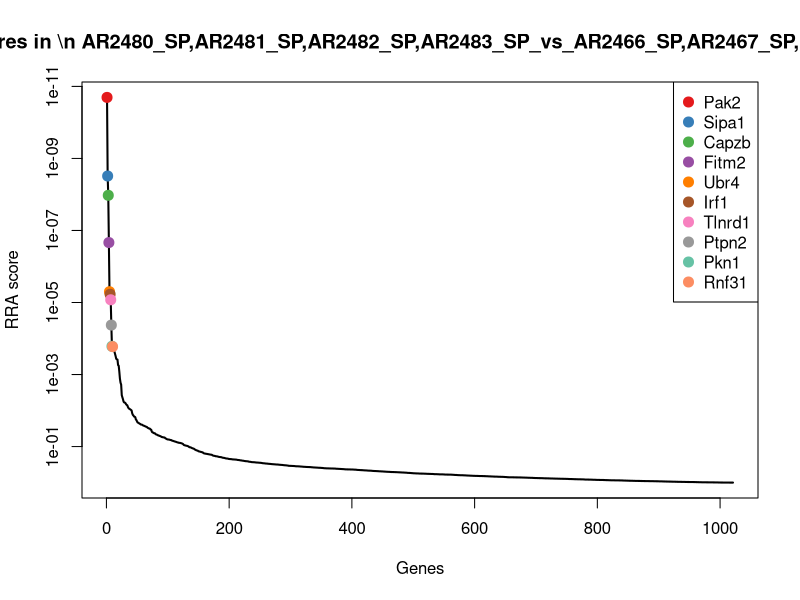
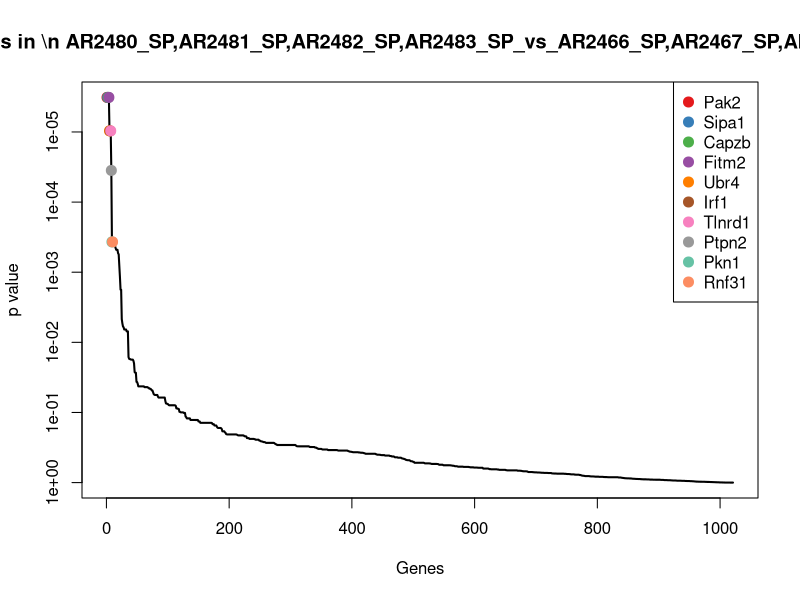
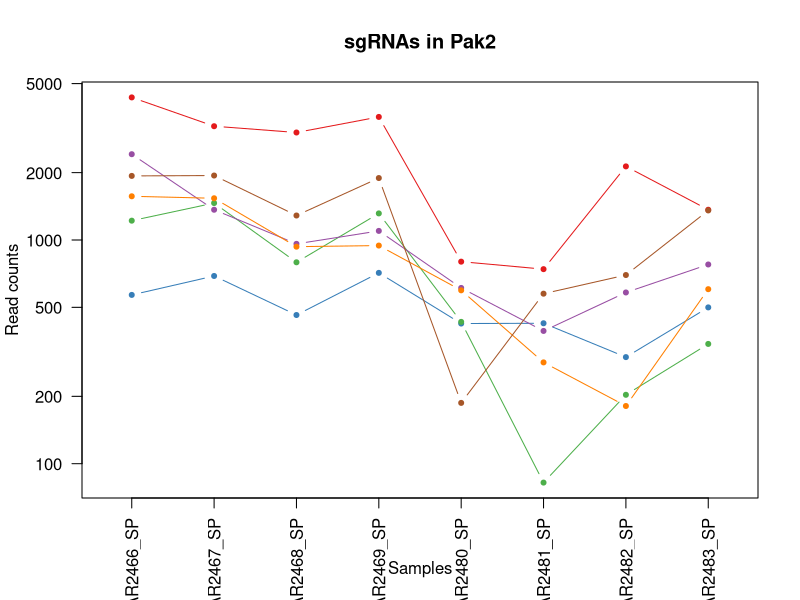
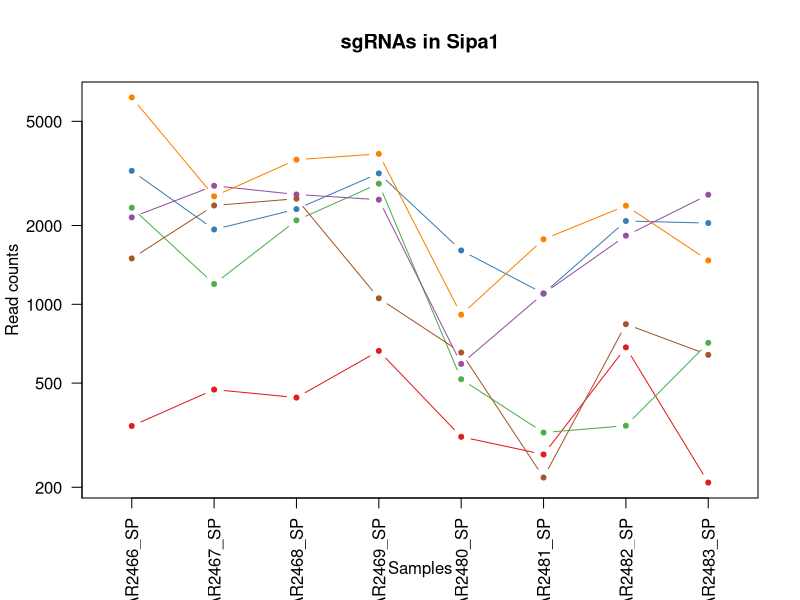
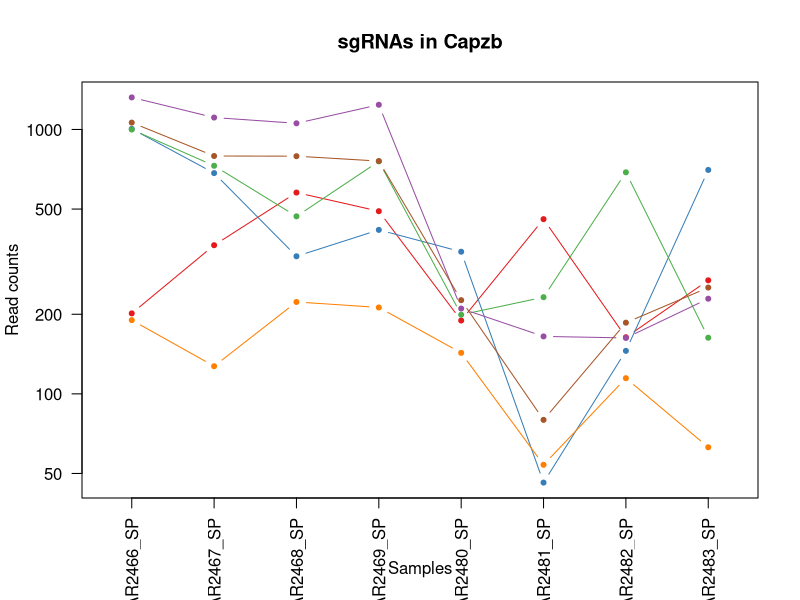
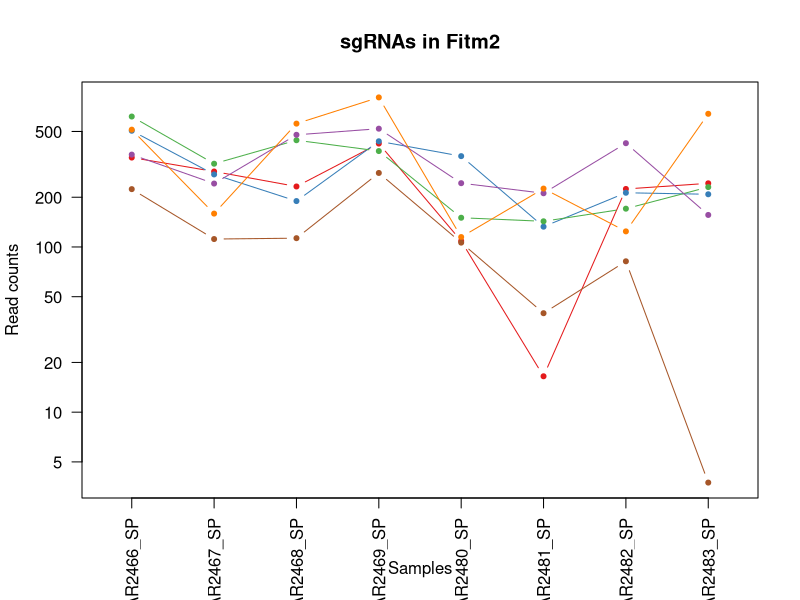
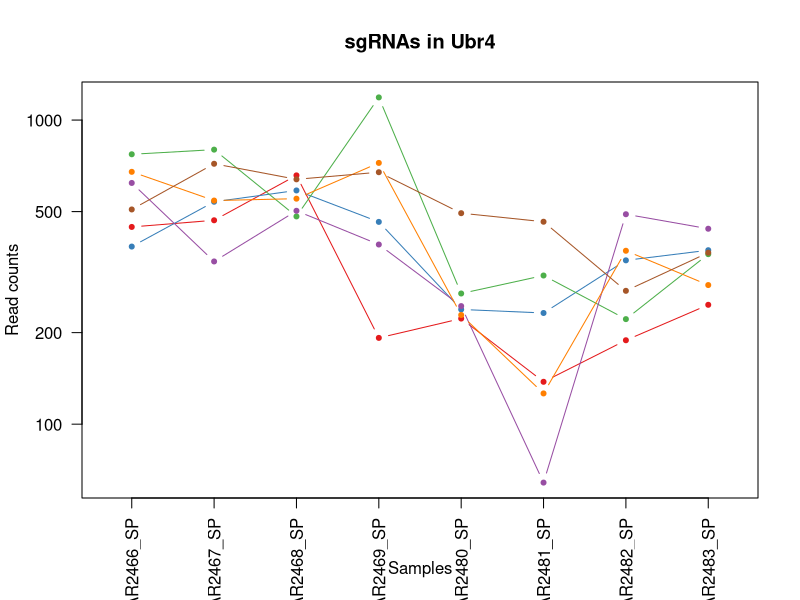
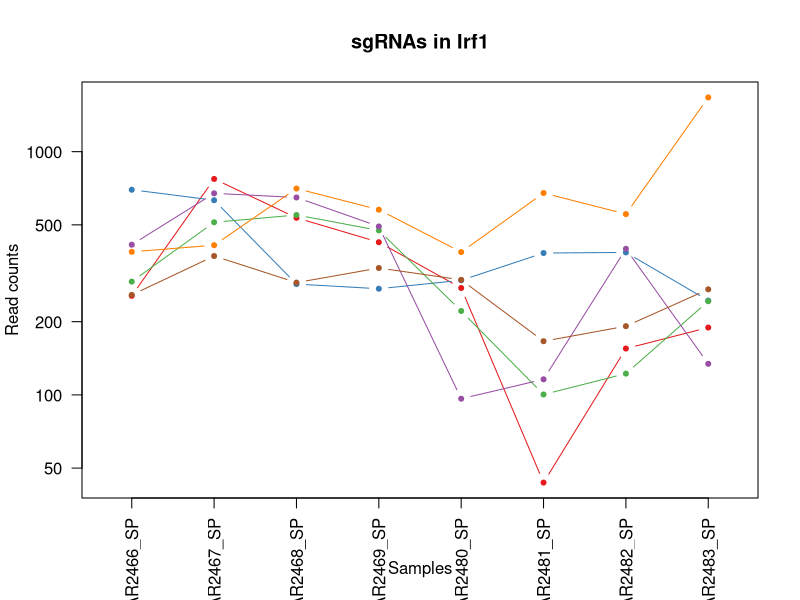

Write the R code that produced these figures, in order. (Note: this script raises an error after producing the figures.)
pdf(file='SP_cd19.15m_v_egfr.15m.pdf',width=4.5,height=4.5);
gstable=read.table('SP_cd19.15m_v_egfr.15m.gene_summary.txt',header=T)
# 
#
# parameters
# Do not modify the variables beginning with "__"

# gstablename='__GENE_SUMMARY_FILE__'
startindex=3
# outputfile='__OUTPUT_FILE__'
targetgenelist=c("Pak2","Sipa1","Capzb","Fitm2","Ubr4","Irf1","Tlnrd1","Ptpn2","Pkn1","Rnf31")
# samplelabel=sub('.\\w+.\\w+$','',colnames(gstable)[startindex]);
samplelabel='AR2480_SP,AR2481_SP,AR2482_SP,AR2483_SP_vs_AR2466_SP,AR2467_SP,AR2468_SP,AR2469_SP neg.'


# You need to write some codes in front of this code:
# gstable=read.table(gstablename,header=T)
# pdf(file=outputfile,width=6,height=6)


# set up color using RColorBrewer
#library(RColorBrewer)
#colors <- brewer.pal(length(targetgenelist), "Set1")

colors=c( "#E41A1C", "#377EB8", "#4DAF4A", "#984EA3", "#FF7F00",  "#A65628", "#F781BF",
          "#999999", "#66C2A5", "#FC8D62", "#8DA0CB", "#E78AC3", "#A6D854", "#FFD92F", "#E5C494", "#B3B3B3", 
          "#8DD3C7", "#FFFFB3", "#BEBADA", "#FB8072", "#80B1D3", "#FDB462", "#B3DE69", "#FCCDE5",
          "#D9D9D9", "#BC80BD", "#CCEBC5", "#FFED6F")

######
# function definition

plotrankedvalues<-function(val, tglist, ...){
  
  plot(val,log='y',ylim=c(max(val),min(val)),type='l',lwd=2, ...)
  if(length(tglist)>0){
    for(i in 1:length(tglist)){
      targetgene=tglist[i];
      tx=which(names(val)==targetgene);ty=val[targetgene];
      points(tx,ty,col=colors[(i %% length(colors)) ],cex=2,pch=20)
      # text(tx+50,ty,targetgene,col=colors[i])
    }
    legend('topright',tglist,pch=20,pt.cex = 2,cex=1,col=colors)
  }
}



plotrandvalues<-function(val,targetgenelist, ...){
  # choose the one with the best distance distribution
  
  mindiffvalue=0;
  randval=val;
  for(i in 1:20){
    randval0=sample(val)
    vindex=sort(which(names(randval0) %in% targetgenelist))
    if(max(vindex)>0.9*length(val)){
      # print('pass...')
      next;
    }
    mindiffind=min(diff(vindex));
    if (mindiffind > mindiffvalue){
      mindiffvalue=mindiffind;
      randval=randval0;
      # print(paste('Diff: ',mindiffvalue))
    }
  }
  plot(randval,log='y',ylim=c(max(randval),min(randval)),pch=20,col='grey', ...)
  
  if(length(targetgenelist)>0){
    for(i in 1:length(targetgenelist)){
      targetgene=targetgenelist[i];
      tx=which(names(randval)==targetgene);ty=randval[targetgene];
      points(tx,ty,col=colors[(i %% length(colors)) ],cex=2,pch=20)
      text(tx+50,ty,targetgene,col=colors[i])
    }
  }
  
}




# set.seed(1235)



pvec=gstable[,startindex]
names(pvec)=gstable[,'id']
pvec=sort(pvec);

plotrankedvalues(pvec,targetgenelist,xlab='Genes',ylab='RRA score',main=paste('Distribution of RRA scores in \\n',samplelabel))

# plotrandvalues(pvec,targetgenelist,xlab='Genes',ylab='RRA score',main=paste('Distribution of RRA scores in \\n',samplelabel))


pvec=gstable[,startindex+1]
names(pvec)=gstable[,'id']
pvec=sort(pvec);

plotrankedvalues(pvec,targetgenelist,xlab='Genes',ylab='p value',main=paste('Distribution of p values in \\n',samplelabel))

# plotrandvalues(pvec,targetgenelist,xlab='Genes',ylab='p value',main=paste('Distribution of p values in \\n',samplelabel))



# you need to write after this code:
# dev.off()






# parameters
# Do not modify the variables beginning with "__"
targetmat=list(c(4337.360602668077,3223.9226925064545,3022.1243304915715,3547.666363648291,798.9548159294593,739.5959693734669,2131.875856330795,1363.9869395599858),c(567.1460178541887,689.3768076272382,460.9746978776477,711.9002043553922,422.1124218922871,423.3638358717228,298.5011361619451,498.6175821352214),c(1218.8259950091374,1461.5444090361068,793.8113241424528,1313.6470522823925,429.4535074904138,81.31683432901993,202.2104470774467,342.0269365059783),c(2416.9027454626334,1363.9988203230969,959.8266873641231,1096.9817726959689,609.3101046445188,391.0952508205244,581.5957620703705,776.085217373003),c(1566.9522092204484,1535.318383693005,932.4260934343329,943.1312170232562,594.6279334482654,282.6728050484978,180.06358858801207,601.6377437334077),c(1932.753705831009,1940.2555334764245,1285.4102152357484,1890.8142256344624,185.97416848587721,574.3808139113312,696.1816820809237,1354.3717244774884))
targetgene="Pak2"
collabel=c("AR2466_SP","AR2467_SP","AR2468_SP","AR2469_SP","AR2480_SP","AR2481_SP","AR2482_SP","AR2483_SP")

# set up color using RColorBrewer
#library(RColorBrewer)
#colors <- brewer.pal(length(targetgenelist), "Set1")

colors=c( "#E41A1C", "#377EB8", "#4DAF4A", "#984EA3", "#FF7F00",  "#A65628", "#F781BF",
          "#999999", "#66C2A5", "#FC8D62", "#8DA0CB", "#E78AC3", "#A6D854", "#FFD92F", "#E5C494", "#B3B3B3", 
          "#8DD3C7", "#FFFFB3", "#BEBADA", "#FB8072", "#80B1D3", "#FDB462", "#B3DE69", "#FCCDE5",
          "#D9D9D9", "#BC80BD", "#CCEBC5", "#FFED6F")


## code

targetmatvec=unlist(targetmat)+1
yrange=range(targetmatvec[targetmatvec>0]);
# yrange[1]=1; # set the minimum value to 1
for(i in 1:length(targetmat)){
  vali=targetmat[[i]]+1;
  if(i==1){
    plot(1:length(vali),vali,type='b',las=1,pch=20,main=paste('sgRNAs in',targetgene),ylab='Read counts',xlab='Samples',xlim=c(0.7,length(vali)+0.3),ylim = yrange,col=colors[(i %% length(colors))],xaxt='n',log='y')
    axis(1,at=1:length(vali),labels=(collabel),las=2)
    # lines(0:100,rep(1,101),col='black');
  }else{
    lines(1:length(vali),vali,type='b',pch=20,col=colors[(i %% length(colors))])
  }
}




# parameters
# Do not modify the variables beginning with "__"
targetmat=list(c(341.97828989852843,471.33372697462784,439.2154026981084,662.7408552055314,310.7726236540317,265.8931408218747,683.6638924999388,207.41392535101497),c(3233.808188523613,1930.4190035221714,2308.9029884955607,3163.4951536253043,1605.2507174570455,1098.422635142793,2079.878884225166,2042.5464039533726),c(2338.5167104746565,1194.3186786122308,2092.9218363430964,2888.5669417131194,516.3230204015802,322.68585051198386,342.7948531408144,711.5259161048064),c(2147.9310567783978,2835.379759313457,2626.427518152542,2508.947523278083,590.9573906492019,1098.422635142793,1827.5972788237802,2620.832911057858),c(6170.9790289554685,2584.5482454800026,3568.524409444448,3755.228060058814,911.5181284340692,1770.8999476097674,2379.3429272779563,1469.754305467457),c(1496.2510796234492,2384.5388030768563,2531.33133921974,1053.2845734516482,653.3566182332792,216.84489154405316,838.6919019259813,640.0986040633971))
targetgene="Sipa1"
collabel=c("AR2466_SP","AR2467_SP","AR2468_SP","AR2469_SP","AR2480_SP","AR2481_SP","AR2482_SP","AR2483_SP")

# set up color using RColorBrewer
#library(RColorBrewer)
#colors <- brewer.pal(length(targetgenelist), "Set1")

colors=c( "#E41A1C", "#377EB8", "#4DAF4A", "#984EA3", "#FF7F00",  "#A65628", "#F781BF",
          "#999999", "#66C2A5", "#FC8D62", "#8DA0CB", "#E78AC3", "#A6D854", "#FFD92F", "#E5C494", "#B3B3B3", 
          "#8DD3C7", "#FFFFB3", "#BEBADA", "#FB8072", "#80B1D3", "#FDB462", "#B3DE69", "#FCCDE5",
          "#D9D9D9", "#BC80BD", "#CCEBC5", "#FFED6F")


## code

targetmatvec=unlist(targetmat)+1
yrange=range(targetmatvec[targetmatvec>0]);
# yrange[1]=1; # set the minimum value to 1
for(i in 1:length(targetmat)){
  vali=targetmat[[i]]+1;
  if(i==1){
    plot(1:length(vali),vali,type='b',las=1,pch=20,main=paste('sgRNAs in',targetgene),ylab='Read counts',xlab='Samples',xlim=c(0.7,length(vali)+0.3),ylim = yrange,col=colors[(i %% length(colors))],xaxt='n',log='y')
    axis(1,at=1:length(vali),labels=(collabel),las=2)
    # lines(0:100,rep(1,101),col='black');
  }else{
    lines(1:length(vali),vali,type='b',pch=20,col=colors[(i %% length(colors))])
  }
}




# parameters
# Do not modify the variables beginning with "__"
targetmat=list(c(200.57603070453015,363.9516083073648,576.2183723470596,489.7727748634284,188.42119701858613,456.9231643249691,162.73126455280234,267.8524201552842),c(1004.4171346008465,682.8191209910696,330.41892680041184,416.0337511386371,343.80750884560194,45.176019071677736,144.43603362674764,701.9107010223089),c(998.269210288064,727.9032166147296,468.22779627082747,756.507761917303,198.20931114942178,231.04306896658042,687.5155200633187,162.08505424781302),c(1321.035236709147,1108.2490415125162,1054.1169664754602,1238.9976702400113,209.22093954661187,163.9244120600878,161.76835766195737,228.0179576706522),c(189.0486726180629,126.23546774624815,221.62245090271526,211.20312968088362,141.9276548971168,52.92047948396535,113.62301311970815,61.812096958911745),c(1060.516943954987,792.6603721468958,791.3936246780595,758.328478552483,225.1266250092198,78.73534752492405,184.87812304223698,251.36919429957445))
targetgene="Capzb"
collabel=c("AR2466_SP","AR2467_SP","AR2468_SP","AR2469_SP","AR2480_SP","AR2481_SP","AR2482_SP","AR2483_SP")

# set up color using RColorBrewer
#library(RColorBrewer)
#colors <- brewer.pal(length(targetgenelist), "Set1")

colors=c( "#E41A1C", "#377EB8", "#4DAF4A", "#984EA3", "#FF7F00",  "#A65628", "#F781BF",
          "#999999", "#66C2A5", "#FC8D62", "#8DA0CB", "#E78AC3", "#A6D854", "#FFD92F", "#E5C494", "#B3B3B3", 
          "#8DD3C7", "#FFFFB3", "#BEBADA", "#FB8072", "#80B1D3", "#FDB462", "#B3DE69", "#FCCDE5",
          "#D9D9D9", "#BC80BD", "#CCEBC5", "#FFED6F")


## code

targetmatvec=unlist(targetmat)+1
yrange=range(targetmatvec[targetmatvec>0]);
# yrange[1]=1; # set the minimum value to 1
for(i in 1:length(targetmat)){
  vali=targetmat[[i]]+1;
  if(i==1){
    plot(1:length(vali),vali,type='b',las=1,pch=20,main=paste('sgRNAs in',targetgene),ylab='Read counts',xlab='Samples',xlim=c(0.7,length(vali)+0.3),ylim = yrange,col=colors[(i %% length(colors))],xaxt='n',log='y')
    axis(1,at=1:length(vali),labels=(collabel),las=2)
    # lines(0:100,rep(1,101),col='black');
  }else{
    lines(1:length(vali),vali,type='b',pch=20,col=colors[(i %% length(colors))])
  }
}




# parameters
# Do not modify the variables beginning with "__"
targetmat=list(c(346.58923313311533,285.25936867333996,231.29324876028826,421.49590104417723,107.66925543919207,15.488920824575224,223.39439867603636,241.75397921707705),c(504.1297936481678,273.78341706004466,188.58055822267406,435.1512758080275,353.5956229764376,131.65582700888942,211.83951598589653,207.41392535101497),c(614.7924312782534,318.04780185418366,441.63310216250164,379.6194184350365,149.26874049524355,141.9817742252729,169.47161278871724,229.3915598252947),c(361.1905533759739,240.99498387920102,476.28679448547166,518.9042410263089,242.25582473818216,210.39117453381346,423.67903197179305,155.21704347460062),c(511.8146990391459,158.20419009757072,556.8767766319136,802.9360361143938,113.78682677096435,224.58935195634075,123.25208202815799,638.7250019087547),c(222.86225633836685,110.6609619853474,112.02007518355425,279.4800035001348,105.22222690648316,38.72230206143806,80.88417883097868,2.7472043092849665))
targetgene="Fitm2"
collabel=c("AR2466_SP","AR2467_SP","AR2468_SP","AR2469_SP","AR2480_SP","AR2481_SP","AR2482_SP","AR2483_SP")

# set up color using RColorBrewer
#library(RColorBrewer)
#colors <- brewer.pal(length(targetgenelist), "Set1")

colors=c( "#E41A1C", "#377EB8", "#4DAF4A", "#984EA3", "#FF7F00",  "#A65628", "#F781BF",
          "#999999", "#66C2A5", "#FC8D62", "#8DA0CB", "#E78AC3", "#A6D854", "#FFD92F", "#E5C494", "#B3B3B3", 
          "#8DD3C7", "#FFFFB3", "#BEBADA", "#FB8072", "#80B1D3", "#FDB462", "#B3DE69", "#FCCDE5",
          "#D9D9D9", "#BC80BD", "#CCEBC5", "#FFED6F")


## code

targetmatvec=unlist(targetmat)+1
yrange=range(targetmatvec[targetmatvec>0]);
# yrange[1]=1; # set the minimum value to 1
for(i in 1:length(targetmat)){
  vali=targetmat[[i]]+1;
  if(i==1){
    plot(1:length(vali),vali,type='b',las=1,pch=20,main=paste('sgRNAs in',targetgene),ylab='Read counts',xlab='Samples',xlim=c(0.7,length(vali)+0.3),ylim = yrange,col=colors[(i %% length(colors))],xaxt='n',log='y')
    axis(1,at=1:length(vali),labels=(collabel),las=2)
    # lines(0:100,rep(1,101),col='black');
  }else{
    lines(1:length(vali),vali,type='b',pch=20,col=colors[(i %% length(colors))])
  }
}




# parameters
# Do not modify the variables beginning with "__"
targetmat=list(c(444.18753159853804,467.2351728270224,656.8083544935015,191.1752466939033,221.4560822101564,136.81880061708114,187.76684371477194,245.8747856810045),c(382.7082884707127,537.7303041658363,585.8891702046327,461.5516670181379,237.36176767276433,231.04306896658042,344.7206669225044,372.246183908113),c(770.7960107151101,798.3983479535435,481.12219341425816,1186.1968878197904,267.9496243316257,307.1969296874086,220.5056780035014,361.2573666709731),c(620.1718650519381,341.81941591029533,502.0755887723331,388.72300161093665,243.47933900453663,63.246426700348835,489.156700549252,438.17908733095214),c(674.7346933278831,542.6485691429629,550.4295780601982,721.9141458488824,227.5736535419287,125.20210999864973,370.71915297531893,285.7092481656365),c(507.203755804559,717.2469758309554,637.4667587783555,672.7547966990215,493.0762493408455,462.08613793316084,273.46555699997555,365.3781731349005))
targetgene="Ubr4"
collabel=c("AR2466_SP","AR2467_SP","AR2468_SP","AR2469_SP","AR2480_SP","AR2481_SP","AR2482_SP","AR2483_SP")

# set up color using RColorBrewer
#library(RColorBrewer)
#colors <- brewer.pal(length(targetgenelist), "Set1")

colors=c( "#E41A1C", "#377EB8", "#4DAF4A", "#984EA3", "#FF7F00",  "#A65628", "#F781BF",
          "#999999", "#66C2A5", "#FC8D62", "#8DA0CB", "#E78AC3", "#A6D854", "#FFD92F", "#E5C494", "#B3B3B3", 
          "#8DD3C7", "#FFFFB3", "#BEBADA", "#FB8072", "#80B1D3", "#FDB462", "#B3DE69", "#FCCDE5",
          "#D9D9D9", "#BC80BD", "#CCEBC5", "#FFED6F")


## code

targetmatvec=unlist(targetmat)+1
yrange=range(targetmatvec[targetmatvec>0]);
# yrange[1]=1; # set the minimum value to 1
for(i in 1:length(targetmat)){
  vali=targetmat[[i]]+1;
  if(i==1){
    plot(1:length(vali),vali,type='b',las=1,pch=20,main=paste('sgRNAs in',targetgene),ylab='Read counts',xlab='Samples',xlim=c(0.7,length(vali)+0.3),ylim = yrange,col=colors[(i %% length(colors))],xaxt='n',log='y')
    axis(1,at=1:length(vali),labels=(collabel),las=2)
    # lines(0:100,rep(1,101),col='black');
  }else{
    lines(1:length(vali),vali,type='b',pch=20,col=colors[(i %% length(colors))])
  }
}




# parameters
# Do not modify the variables beginning with "__"
targetmat=list(c(254.37036844137734,771.3478905793474,533.5056818094454,423.31661767935725,274.067195663398,42.59453226758187,154.06510253519747,188.1834951860202),c(696.252428422622,630.3576279017196,284.48263697693994,272.19713695941465,294.86693819142374,382.0600470061889,384.1998494471487,243.12758137171954),c(291.25791431807255,511.49955762116133,548.011878595805,473.38632514680813,220.23256794380197,99.38724195769102,121.32626824646802,241.75397921707705),c(413.4479100346254,672.9825910368164,647.1375566359285,491.59349149860844,95.43411277564752,114.87616278226625,397.6805459189785,133.23940900032088),c(386.5507411662018,411.4948364195881,704.3564439599023,576.2568150344799,385.40699390165344,675.0587992710701,552.708555345021,1670.3002200452597),c(256.6758400586708,371.32900577305463,288.512136084262,331.3704276027657,296.0904524577782,165.21515546213573,190.6555643873069,270.5996244645692))
targetgene="Irf1"
collabel=c("AR2466_SP","AR2467_SP","AR2468_SP","AR2469_SP","AR2480_SP","AR2481_SP","AR2482_SP","AR2483_SP")

# set up color using RColorBrewer
#library(RColorBrewer)
#colors <- brewer.pal(length(targetgenelist), "Set1")

colors=c( "#E41A1C", "#377EB8", "#4DAF4A", "#984EA3", "#FF7F00",  "#A65628", "#F781BF",
          "#999999", "#66C2A5", "#FC8D62", "#8DA0CB", "#E78AC3", "#A6D854", "#FFD92F", "#E5C494", "#B3B3B3", 
          "#8DD3C7", "#FFFFB3", "#BEBADA", "#FB8072", "#80B1D3", "#FDB462", "#B3DE69", "#FCCDE5",
          "#D9D9D9", "#BC80BD", "#CCEBC5", "#FFED6F")


## code

targetmatvec=unlist(targetmat)+1
yrange=range(targetmatvec[targetmatvec>0]);
# yrange[1]=1; # set the minimum value to 1
for(i in 1:length(targetmat)){
  vali=targetmat[[i]]+1;
  if(i==1){
    plot(1:length(vali),vali,type='b',las=1,pch=20,main=paste('sgRNAs in',targetgene),ylab='Read counts',xlab='Samples',xlim=c(0.7,length(vali)+0.3),ylim = yrange,col=colors[(i %% length(colors))],xaxt='n',log='y')
    axis(1,at=1:length(vali),labels=(collabel),las=2)
    # lines(0:100,rep(1,101),col='black');
  }else{
    lines(1:length(vali),vali,type='b',pch=20,col=colors[(i %% length(colors))])
  }
}




# parameters
# Do not modify the variables beginning with "__"
targetmat=list(c(734.6769553775127,726.2637949556874,427.12690537614213,531.6492574725692,201.87985394848513,308.48767308945656,519.0068141654465,237.6331727531496),c(262.0552738323555,195.91088825554095,195.83365661585384,195.72703828185337,157.83334035972473,55.50196628806122,89.55034084858353,103.02016159818625),c(185.97471046167163,218.04308065261043,141.03246875627335,245.79674574930422,219.00905367744753,276.2190880382582,75.10673748590877,190.93069949530516),c(580.2103570188516,382.8049573863499,340.08972465798485,381.44013507021657,99.10465557471089,624.7198065912007,138.65859228167773,156.59064562924308),c(440.345078903049,177.87725000607693,360.23722019459535,348.667235636976,112.5633125046099,165.21515546213573,236.87509514786612,222.52354905208227),c(580.2103570188516,560.6822073924268,357.81952073020204,528.007824202209,401.3126793642614,238.78752937886804,222.43149178519135,277.4676352377816))
targetgene="Tlnrd1"
collabel=c("AR2466_SP","AR2467_SP","AR2468_SP","AR2469_SP","AR2480_SP","AR2481_SP","AR2482_SP","AR2483_SP")

# set up color using RColorBrewer
#library(RColorBrewer)
#colors <- brewer.pal(length(targetgenelist), "Set1")

colors=c( "#E41A1C", "#377EB8", "#4DAF4A", "#984EA3", "#FF7F00",  "#A65628", "#F781BF",
          "#999999", "#66C2A5", "#FC8D62", "#8DA0CB", "#E78AC3", "#A6D854", "#FFD92F", "#E5C494", "#B3B3B3", 
          "#8DD3C7", "#FFFFB3", "#BEBADA", "#FB8072", "#80B1D3", "#FDB462", "#B3DE69", "#FCCDE5",
          "#D9D9D9", "#BC80BD", "#CCEBC5", "#FFED6F")


## code

targetmatvec=unlist(targetmat)+1
yrange=range(targetmatvec[targetmatvec>0]);
# yrange[1]=1; # set the minimum value to 1
for(i in 1:length(targetmat)){
  vali=targetmat[[i]]+1;
  if(i==1){
    plot(1:length(vali),vali,type='b',las=1,pch=20,main=paste('sgRNAs in',targetgene),ylab='Read counts',xlab='Samples',xlim=c(0.7,length(vali)+0.3),ylim = yrange,col=colors[(i %% length(colors))],xaxt='n',log='y')
    axis(1,at=1:length(vali),labels=(collabel),las=2)
    # lines(0:100,rep(1,101),col='black');
  }else{
    lines(1:length(vali),vali,type='b',pch=20,col=colors[(i %% length(colors))])
  }
}




# parameters
# Do not modify the variables beginning with "__"
targetmat=list(c(124.4954673338463,144.26910599571218,263.52924161886506,281.3007201353148,207.9974252802574,148.43549123551256,91.4761546302735,137.3602154642483),c(424.97526812109265,286.0790795028611,468.22779627082747,380.5297767526265,233.69122487370097,72.28163051468438,216.65405044012147,133.23940900032088),c(513.3516801173416,689.3768076272382,438.40950287664396,542.5735572836493,238.5852819391188,156.17995164780018,217.61695733096644,228.0179576706522),c(154.46659835866117,165.58158756326057,101.5433775045168,241.24495416135414,88.09302717752078,18.070407628671095,85.6987132852036,38.46086032998953),c(608.6445069654709,575.4370023238065,661.6437534222881,487.04169991065834,170.0684830232693,631.1735236014404,547.894020890796,656.581829919107),c(304.32225348273545,262.3074654467494,123.30267268405612,321.3564861092755,64.84625611678614,14.198177422527289,286.94625347180533,54.944086185699334))
targetgene="Ptpn2"
collabel=c("AR2466_SP","AR2467_SP","AR2468_SP","AR2469_SP","AR2480_SP","AR2481_SP","AR2482_SP","AR2483_SP")

# set up color using RColorBrewer
#library(RColorBrewer)
#colors <- brewer.pal(length(targetgenelist), "Set1")

colors=c( "#E41A1C", "#377EB8", "#4DAF4A", "#984EA3", "#FF7F00",  "#A65628", "#F781BF",
          "#999999", "#66C2A5", "#FC8D62", "#8DA0CB", "#E78AC3", "#A6D854", "#FFD92F", "#E5C494", "#B3B3B3", 
          "#8DD3C7", "#FFFFB3", "#BEBADA", "#FB8072", "#80B1D3", "#FDB462", "#B3DE69", "#FCCDE5",
          "#D9D9D9", "#BC80BD", "#CCEBC5", "#FFED6F")


## code

targetmatvec=unlist(targetmat)+1
yrange=range(targetmatvec[targetmatvec>0]);
# yrange[1]=1; # set the minimum value to 1
for(i in 1:length(targetmat)){
  vali=targetmat[[i]]+1;
  if(i==1){
    plot(1:length(vali),vali,type='b',las=1,pch=20,main=paste('sgRNAs in',targetgene),ylab='Read counts',xlab='Samples',xlim=c(0.7,length(vali)+0.3),ylim = yrange,col=colors[(i %% length(colors))],xaxt='n',log='y')
    axis(1,at=1:length(vali),labels=(collabel),las=2)
    # lines(0:100,rep(1,101),col='black');
  }else{
    lines(1:length(vali),vali,type='b',pch=20,col=colors[(i %% length(colors))])
  }
}




# parameters
# Do not modify the variables beginning with "__"
targetmat=list(c(622.4773366692316,700.8527592405336,668.0909519940034,467.013816923678,332.7958804484119,161.34292525599193,307.16729817954996,190.93069949530516),c(780.0178971842839,481.98996775840203,203.89265483049803,461.5516670181379,380.5129368362356,605.3586555604817,231.09765380279623,285.7092481656365),c(1277.2312759805714,821.350251180134,825.2414171795651,820.232844148604,1233.302380485291,669.8958256628785,565.2263449260057,556.3088726302058),c(696.252428422622,497.56447351930274,564.1298750250934,287.67322835844493,314.44316645309505,139.400287421177,283.09462590842537,396.97102269167766),c(1100.4784519880736,877.9102984170894,1039.6107696891006,986.8284162675769,653.3566182332792,327.8488241201756,789.583650492887,707.4051096408789),c(1276.4627854414737,1399.2463859925037,1280.574816306962,814.770694243064,713.3088172846475,219.426378348149,773.2142333485224,1218.3851111678825))
targetgene="Pkn1"
collabel=c("AR2466_SP","AR2467_SP","AR2468_SP","AR2469_SP","AR2480_SP","AR2481_SP","AR2482_SP","AR2483_SP")

# set up color using RColorBrewer
#library(RColorBrewer)
#colors <- brewer.pal(length(targetgenelist), "Set1")

colors=c( "#E41A1C", "#377EB8", "#4DAF4A", "#984EA3", "#FF7F00",  "#A65628", "#F781BF",
          "#999999", "#66C2A5", "#FC8D62", "#8DA0CB", "#E78AC3", "#A6D854", "#FFD92F", "#E5C494", "#B3B3B3", 
          "#8DD3C7", "#FFFFB3", "#BEBADA", "#FB8072", "#80B1D3", "#FDB462", "#B3DE69", "#FCCDE5",
          "#D9D9D9", "#BC80BD", "#CCEBC5", "#FFED6F")


## code

targetmatvec=unlist(targetmat)+1
yrange=range(targetmatvec[targetmatvec>0]);
# yrange[1]=1; # set the minimum value to 1
for(i in 1:length(targetmat)){
  vali=targetmat[[i]]+1;
  if(i==1){
    plot(1:length(vali),vali,type='b',las=1,pch=20,main=paste('sgRNAs in',targetgene),ylab='Read counts',xlab='Samples',xlim=c(0.7,length(vali)+0.3),ylim = yrange,col=colors[(i %% length(colors))],xaxt='n',log='y')
    axis(1,at=1:length(vali),labels=(collabel),las=2)
    # lines(0:100,rep(1,101),col='black');
  }else{
    lines(1:length(vali),vali,type='b',pch=20,col=colors[(i %% length(colors))])
  }
}




# parameters
# Do not modify the variables beginning with "__"
targetmat=list(c(385.01376008800617,505.7615818145137,780.916926999022,447.8962922542877,357.26616577550095,367.8618695836616,246.50416405631597,342.0269365059783),c(277.42508461431186,420.51165554432015,537.5351809167676,384.1712100229866,220.23256794380197,291.70800886283337,415.0128699541882,181.3154844128078),c(502.5928125699721,391.0020656815608,585.8891702046327,386.90228497575663,323.0077663175762,98.09649855564308,198.35881951406677,353.0157537431182),c(806.1465755136097,541.8288583134417,401.3381110892807,582.6293232576099,452.7002785511485,278.800574842354,406.34670793658336,243.12758137171954),c(348.126214211311,263.9468871057916,315.10683019258784,335.92221919071574,91.76356997658415,101.96872876178689,217.61695733096644,228.0179576706522),c(387.3192317052996,281.9805253552556,459.3628982347189,257.63140387797444,335.24290898112076,140.69103082322496,44.29371697886928,129.11860253639344))
targetgene="Rnf31"
collabel=c("AR2466_SP","AR2467_SP","AR2468_SP","AR2469_SP","AR2480_SP","AR2481_SP","AR2482_SP","AR2483_SP")

# set up color using RColorBrewer
#library(RColorBrewer)
#colors <- brewer.pal(length(targetgenelist), "Set1")

colors=c( "#E41A1C", "#377EB8", "#4DAF4A", "#984EA3", "#FF7F00",  "#A65628", "#F781BF",
          "#999999", "#66C2A5", "#FC8D62", "#8DA0CB", "#E78AC3", "#A6D854", "#FFD92F", "#E5C494", "#B3B3B3", 
          "#8DD3C7", "#FFFFB3", "#BEBADA", "#FB8072", "#80B1D3", "#FDB462", "#B3DE69", "#FCCDE5",
          "#D9D9D9", "#BC80BD", "#CCEBC5", "#FFED6F")


## code

targetmatvec=unlist(targetmat)+1
yrange=range(targetmatvec[targetmatvec>0]);
# yrange[1]=1; # set the minimum value to 1
for(i in 1:length(targetmat)){
  vali=targetmat[[i]]+1;
  if(i==1){
    plot(1:length(vali),vali,type='b',las=1,pch=20,main=paste('sgRNAs in',targetgene),ylab='Read counts',xlab='Samples',xlim=c(0.7,length(vali)+0.3),ylim = yrange,col=colors[(i %% length(colors))],xaxt='n',log='y')
    axis(1,at=1:length(vali),labels=(collabel),las=2)
    # lines(0:100,rep(1,101),col='black');
  }else{
    lines(1:length(vali),vali,type='b',pch=20,col=colors[(i %% length(colors))])
  }
}



# 
#
# parameters
# Do not modify the variables beginning with "__"

# gstablename='__GENE_SUMMARY_FILE__'
startindex=9
# outputfile='__OUTPUT_FILE__'
targetgenelist=c("Cd19","Sephs1","Nktr","Etv5","Tsc1","Actr8","Mgat2","Rpn2","Alg9","Edem3")
# samplelabel=sub('.\\w+.\\w+$','',colnames(gstable)[startindex]);
samplelabel='AR2480_SP,AR2481_SP,AR2482_SP,AR2483_SP_vs_AR2466_SP,AR2467_SP,AR2468_SP,AR2469_SP pos.'


# You need to write some codes in front of this code:
# gstable=read.table(gstablename,header=T)
# pdf(file=outputfile,width=6,height=6)


# set up color using RColorBrewer
#library(RColorBrewer)
#colors <- brewer.pal(length(targetgenelist), "Set1")

colors=c( "#E41A1C", "#377EB8", "#4DAF4A", "#984EA3", "#FF7F00",  "#A65628", "#F781BF",
          "#999999", "#66C2A5", "#FC8D62", "#8DA0CB", "#E78AC3", "#A6D854", "#FFD92F", "#E5C494", "#B3B3B3", 
          "#8DD3C7", "#FFFFB3", "#BEBADA", "#FB8072", "#80B1D3", "#FDB462", "#B3DE69", "#FCCDE5",
          "#D9D9D9", "#BC80BD", "#CCEBC5", "#FFED6F")

######
# function definition

plotrankedvalues<-function(val, tglist, ...){
  
  plot(val,log='y',ylim=c(max(val),min(val)),type='l',lwd=2, ...)
  if(length(tglist)>0){
    for(i in 1:length(tglist)){
      targetgene=tglist[i];
      tx=which(names(val)==targetgene);ty=val[targetgene];
      points(tx,ty,col=colors[(i %% length(colors)) ],cex=2,pch=20)
      # text(tx+50,ty,targetgene,col=colors[i])
    }
    legend('topright',tglist,pch=20,pt.cex = 2,cex=1,col=colors)
  }
}



plotrandvalues<-function(val,targetgenelist, ...){
  # choose the one with the best distance distribution
  
  mindiffvalue=0;
  randval=val;
  for(i in 1:20){
    randval0=sample(val)
    vindex=sort(which(names(randval0) %in% targetgenelist))
    if(max(vindex)>0.9*length(val)){
      # print('pass...')
      next;
    }
    mindiffind=min(diff(vindex));
    if (mindiffind > mindiffvalue){
      mindiffvalue=mindiffind;
      randval=randval0;
      # print(paste('Diff: ',mindiffvalue))
    }
  }
  plot(randval,log='y',ylim=c(max(randval),min(randval)),pch=20,col='grey', ...)
  
  if(length(targetgenelist)>0){
    for(i in 1:length(targetgenelist)){
      targetgene=targetgenelist[i];
      tx=which(names(randval)==targetgene);ty=randval[targetgene];
      points(tx,ty,col=colors[(i %% length(colors)) ],cex=2,pch=20)
      text(tx+50,ty,targetgene,col=colors[i])
    }
  }
  
}




# set.seed(1235)



pvec=gstable[,startindex]
names(pvec)=gstable[,'id']
pvec=sort(pvec);

plotrankedvalues(pvec,targetgenelist,xlab='Genes',ylab='RRA score',main=paste('Distribution of RRA scores in \\n',samplelabel))

# plotrandvalues(pvec,targetgenelist,xlab='Genes',ylab='RRA score',main=paste('Distribution of RRA scores in \\n',samplelabel))


pvec=gstable[,startindex+1]
names(pvec)=gstable[,'id']
pvec=sort(pvec);

plotrankedvalues(pvec,targetgenelist,xlab='Genes',ylab='p value',main=paste('Distribution of p values in \\n',samplelabel))

# plotrandvalues(pvec,targetgenelist,xlab='Genes',ylab='p value',main=paste('Distribution of p values in \\n',samplelabel))



# you need to write after this code:
# dev.off()






# parameters
# Do not modify the variables beginning with "__"
targetmat=list(c(345.82074259401753,232.79787558399008,402.94991073220956,222.12742949196382,2521.6629029565324,51927.89780779049,2178.0953870913545,13991.511547188335),c(215.17735094738867,240.17527304967993,216.78705197392873,252.16925397243432,1775.3192004803147,31408.94994543446,2719.2490597462356,1829.6380699837878),c(452.64092752861404,858.2372385085832,398.114511803423,469.74489187644804,2471.4988180359996,30741.635606575677,3474.1680621687033,9074.015833568244),c(554.0816786895259,229.51903226590574,547.2059787743406,401.4680180571969,8269.732926289764,270408.16124223836,8149.081017221102,38540.5292549588),c(428.81772081658175,451.6606670661216,374.74341698095486,399.6473014220169,4538.014413908675,98104.24301605538,2372.6025790420413,12208.575950462391),c(554.8501692286237,554.1245207562581,406.1735100180672,900.3443760965255,5214.617803202689,164036.70673606597,3387.506441992655,22329.27662586821))
targetgene="Cd19"
collabel=c("AR2466_SP","AR2467_SP","AR2468_SP","AR2469_SP","AR2480_SP","AR2481_SP","AR2482_SP","AR2483_SP")

# set up color using RColorBrewer
#library(RColorBrewer)
#colors <- brewer.pal(length(targetgenelist), "Set1")

colors=c( "#E41A1C", "#377EB8", "#4DAF4A", "#984EA3", "#FF7F00",  "#A65628", "#F781BF",
          "#999999", "#66C2A5", "#FC8D62", "#8DA0CB", "#E78AC3", "#A6D854", "#FFD92F", "#E5C494", "#B3B3B3", 
          "#8DD3C7", "#FFFFB3", "#BEBADA", "#FB8072", "#80B1D3", "#FDB462", "#B3DE69", "#FCCDE5",
          "#D9D9D9", "#BC80BD", "#CCEBC5", "#FFED6F")


## code

targetmatvec=unlist(targetmat)+1
yrange=range(targetmatvec[targetmatvec>0]);
# yrange[1]=1; # set the minimum value to 1
for(i in 1:length(targetmat)){
  vali=targetmat[[i]]+1;
  if(i==1){
    plot(1:length(vali),vali,type='b',las=1,pch=20,main=paste('sgRNAs in',targetgene),ylab='Read counts',xlab='Samples',xlim=c(0.7,length(vali)+0.3),ylim = yrange,col=colors[(i %% length(colors))],xaxt='n',log='y')
    axis(1,at=1:length(vali),labels=(collabel),las=2)
    # lines(0:100,rep(1,101),col='black');
  }else{
    lines(1:length(vali),vali,type='b',pch=20,col=colors[(i %% length(colors))])
  }
}




# parameters
# Do not modify the variables beginning with "__"
targetmat=list(c(331.98791289025684,383.624668215871,298.98883376329945,186.6234551059532,535.8992486632515,968.0575515359516,592.1877378696653,445.04709810416455),c(285.8784805443878,504.1221601554715,606.8425655627076,381.44013507021657,865.0245863125999,641.4994708178239,359.16427028517916,531.584033846641),c(177.52131453159566,220.5022131411737,348.9546226940935,156.5816306254827,982.4819558826276,1204.2635941107237,869.5049224330207,495.87037782593643),c(441.1135694421468,615.60283297034,593.9481684192768,544.3942739188293,1287.137008204887,3637.3149069710817,817.5079503273917,2361.2221038304288),c(141.40225919399828,291.8170553095087,213.56345268807107,111.97407306357192,544.4638485277327,1178.448726069765,1656.199852253373,303.5660761759888),c(205.95546447821488,413.9539689081514,215.17525233099988,267.6453453714646,913.9651569667782,1681.8386528684598,905.1324773942852,863.995755270122))
targetgene="Sephs1"
collabel=c("AR2466_SP","AR2467_SP","AR2468_SP","AR2469_SP","AR2480_SP","AR2481_SP","AR2482_SP","AR2483_SP")

# set up color using RColorBrewer
#library(RColorBrewer)
#colors <- brewer.pal(length(targetgenelist), "Set1")

colors=c( "#E41A1C", "#377EB8", "#4DAF4A", "#984EA3", "#FF7F00",  "#A65628", "#F781BF",
          "#999999", "#66C2A5", "#FC8D62", "#8DA0CB", "#E78AC3", "#A6D854", "#FFD92F", "#E5C494", "#B3B3B3", 
          "#8DD3C7", "#FFFFB3", "#BEBADA", "#FB8072", "#80B1D3", "#FDB462", "#B3DE69", "#FCCDE5",
          "#D9D9D9", "#BC80BD", "#CCEBC5", "#FFED6F")


## code

targetmatvec=unlist(targetmat)+1
yrange=range(targetmatvec[targetmatvec>0]);
# yrange[1]=1; # set the minimum value to 1
for(i in 1:length(targetmat)){
  vali=targetmat[[i]]+1;
  if(i==1){
    plot(1:length(vali),vali,type='b',las=1,pch=20,main=paste('sgRNAs in',targetgene),ylab='Read counts',xlab='Samples',xlim=c(0.7,length(vali)+0.3),ylim = yrange,col=colors[(i %% length(colors))],xaxt='n',log='y')
    axis(1,at=1:length(vali),labels=(collabel),las=2)
    # lines(0:100,rep(1,101),col='black');
  }else{
    lines(1:length(vali),vali,type='b',pch=20,col=colors[(i %% length(colors))])
  }
}




# parameters
# Do not modify the variables beginning with "__"
targetmat=list(c(422.6697965037992,500.023606007866,674.5381505657188,439.70306739597754,1050.9987547984772,977.0927553502871,644.1847099752945,655.2082277644645),c(349.66319528950663,230.33874309542682,264.33514144032944,309.52182798060534,753.6847880743445,940.9519400929448,480.49053853164713,210.16112966029993),c(281.2675373098009,197.55030991458315,232.9050484032171,375.97798516467645,745.1201882098633,1312.6860398827503,265.7623018732157,395.5974205370352),c(354.27413852409353,385.26408987491317,346.5369232297002,351.398310589746,475.94704961188313,2040.6653186377857,1657.162759144218,388.7294097638228),c(375.79187361883237,649.2109769807048,331.2248266218762,319.5357694740955,532.2287058641881,604.0679121584337,580.6328551795256,1645.575381261695),c(216.71433202558433,432.8073179871365,276.42363876229575,400.5576597396069,1211.2791236909109,626.0105499932487,1968.1816848871479,605.7585501973351))
targetgene="Nktr"
collabel=c("AR2466_SP","AR2467_SP","AR2468_SP","AR2469_SP","AR2480_SP","AR2481_SP","AR2482_SP","AR2483_SP")

# set up color using RColorBrewer
#library(RColorBrewer)
#colors <- brewer.pal(length(targetgenelist), "Set1")

colors=c( "#E41A1C", "#377EB8", "#4DAF4A", "#984EA3", "#FF7F00",  "#A65628", "#F781BF",
          "#999999", "#66C2A5", "#FC8D62", "#8DA0CB", "#E78AC3", "#A6D854", "#FFD92F", "#E5C494", "#B3B3B3", 
          "#8DD3C7", "#FFFFB3", "#BEBADA", "#FB8072", "#80B1D3", "#FDB462", "#B3DE69", "#FCCDE5",
          "#D9D9D9", "#BC80BD", "#CCEBC5", "#FFED6F")


## code

targetmatvec=unlist(targetmat)+1
yrange=range(targetmatvec[targetmatvec>0]);
# yrange[1]=1; # set the minimum value to 1
for(i in 1:length(targetmat)){
  vali=targetmat[[i]]+1;
  if(i==1){
    plot(1:length(vali),vali,type='b',las=1,pch=20,main=paste('sgRNAs in',targetgene),ylab='Read counts',xlab='Samples',xlim=c(0.7,length(vali)+0.3),ylim = yrange,col=colors[(i %% length(colors))],xaxt='n',log='y')
    axis(1,at=1:length(vali),labels=(collabel),las=2)
    # lines(0:100,rep(1,101),col='black');
  }else{
    lines(1:length(vali),vali,type='b',pch=20,col=colors[(i %% length(colors))])
  }
}




# parameters
# Do not modify the variables beginning with "__"
targetmat=list(c(296.63734809175725,431.16789632809434,334.4484259077339,241.24495416135414,745.1201882098633,356.24517896523014,604.7055274506502,505.48559290843383),c(513.3516801173416,720.5258191490398,504.49328823672636,424.22697599694726,698.6266460883941,1323.0119870991336,778.0287678027473,337.9061300420509),c(438.80809782485335,381.1655357273077,535.9233812738387,334.1015025555357,833.2132153873841,1042.9206688547317,696.1816820809237,1177.1770465286081),c(163.68848482783497,251.6512246629752,428.73870501907095,338.6532941434858,341.36048031289306,663.4421086526388,409.2354286091183,581.0337114137704),c(211.3348982518996,331.16317512652114,337.6720251935916,210.2927713632936,502.86436347168114,685.3847464874536,433.30810088024293,861.248550960837),c(296.63734809175725,249.19209217441193,390.86141341024324,229.41029603268393,688.8385319575584,988.7094459687185,517.0810003837565,1526.071993807799))
targetgene="Etv5"
collabel=c("AR2466_SP","AR2467_SP","AR2468_SP","AR2469_SP","AR2480_SP","AR2481_SP","AR2482_SP","AR2483_SP")

# set up color using RColorBrewer
#library(RColorBrewer)
#colors <- brewer.pal(length(targetgenelist), "Set1")

colors=c( "#E41A1C", "#377EB8", "#4DAF4A", "#984EA3", "#FF7F00",  "#A65628", "#F781BF",
          "#999999", "#66C2A5", "#FC8D62", "#8DA0CB", "#E78AC3", "#A6D854", "#FFD92F", "#E5C494", "#B3B3B3", 
          "#8DD3C7", "#FFFFB3", "#BEBADA", "#FB8072", "#80B1D3", "#FDB462", "#B3DE69", "#FCCDE5",
          "#D9D9D9", "#BC80BD", "#CCEBC5", "#FFED6F")


## code

targetmatvec=unlist(targetmat)+1
yrange=range(targetmatvec[targetmatvec>0]);
# yrange[1]=1; # set the minimum value to 1
for(i in 1:length(targetmat)){
  vali=targetmat[[i]]+1;
  if(i==1){
    plot(1:length(vali),vali,type='b',las=1,pch=20,main=paste('sgRNAs in',targetgene),ylab='Read counts',xlab='Samples',xlim=c(0.7,length(vali)+0.3),ylim = yrange,col=colors[(i %% length(colors))],xaxt='n',log='y')
    axis(1,at=1:length(vali),labels=(collabel),las=2)
    # lines(0:100,rep(1,101),col='black');
  }else{
    lines(1:length(vali),vali,type='b',pch=20,col=colors[(i %% length(colors))])
  }
}




# parameters
# Do not modify the variables beginning with "__"
targetmat=list(c(352.7371574458979,577.8961348123697,460.9746978776477,469.74489187644804,1486.5698336206633,597.6141951481941,887.8001533590755,782.9532281462155),c(352.7371574458979,222.961345629737,680.9853491374341,335.92221919071574,820.9780727238395,766.7015808164736,487.230886767562,623.6153782076874),c(183.66923884437819,416.4131013967147,265.1410412617939,628.1472391371108,565.2635910557584,1404.3288214281538,571.0037862710757,773.3380130637181),c(165.2254659060306,178.69696083559802,153.92686589970404,71.00794877202122,174.96254008868712,28.396354845054578,171.3974265704072,123.62419391782349),c(307.3962156391267,406.57657144246156,388.44371394585,320.4461277916855,858.9070149808276,299.452469275121,356.27554961264417,863.995755270122),c(227.47319957295375,131.1537327233747,233.71094822468154,199.3684715522134,390.30105096707126,624.7198065912007,345.68357381334937,53.57048403105685))
targetgene="Tsc1"
collabel=c("AR2466_SP","AR2467_SP","AR2468_SP","AR2469_SP","AR2480_SP","AR2481_SP","AR2482_SP","AR2483_SP")

# set up color using RColorBrewer
#library(RColorBrewer)
#colors <- brewer.pal(length(targetgenelist), "Set1")

colors=c( "#E41A1C", "#377EB8", "#4DAF4A", "#984EA3", "#FF7F00",  "#A65628", "#F781BF",
          "#999999", "#66C2A5", "#FC8D62", "#8DA0CB", "#E78AC3", "#A6D854", "#FFD92F", "#E5C494", "#B3B3B3", 
          "#8DD3C7", "#FFFFB3", "#BEBADA", "#FB8072", "#80B1D3", "#FDB462", "#B3DE69", "#FCCDE5",
          "#D9D9D9", "#BC80BD", "#CCEBC5", "#FFED6F")


## code

targetmatvec=unlist(targetmat)+1
yrange=range(targetmatvec[targetmatvec>0]);
# yrange[1]=1; # set the minimum value to 1
for(i in 1:length(targetmat)){
  vali=targetmat[[i]]+1;
  if(i==1){
    plot(1:length(vali),vali,type='b',las=1,pch=20,main=paste('sgRNAs in',targetgene),ylab='Read counts',xlab='Samples',xlim=c(0.7,length(vali)+0.3),ylim = yrange,col=colors[(i %% length(colors))],xaxt='n',log='y')
    axis(1,at=1:length(vali),labels=(collabel),las=2)
    # lines(0:100,rep(1,101),col='black');
  }else{
    lines(1:length(vali),vali,type='b',pch=20,col=colors[(i %% length(colors))])
  }
}




# parameters
# Do not modify the variables beginning with "__"
targetmat=list(c(369.6439493060498,374.607849091139,165.20946340020592,245.79674574930422,665.5917608968238,819.622060300439,499.74867634854684,759.6019915172932),c(236.69508604212754,223.78105645925808,277.2295385837602,233.962087620634,375.6188797708178,915.1370720519861,1479.9878912287409,318.6756998770561),c(275.8881035361162,372.9684274320968,124.91447232698496,127.45016446260219,161.5038831587881,269.7653710280185,267.68811565490563,232.13876413457967),c(218.25131310377995,514.7784009392457,255.47024340422084,165.68521380138284,274.067195663398,877.705513392596,317.7592739788448,817.2932820122776),c(296.63734809175725,188.53349078985113,318.3304294784455,300.4182448047052,308.32559512132275,1248.1488697803536,241.68962960209106,318.6756998770561),c(169.0679186015197,163.94216590421837,248.21714501104108,203.00990482257347,132.1395407662812,272.3468578321144,122.289175137313,120.87698960853852))
targetgene="Actr8"
collabel=c("AR2466_SP","AR2467_SP","AR2468_SP","AR2469_SP","AR2480_SP","AR2481_SP","AR2482_SP","AR2483_SP")

# set up color using RColorBrewer
#library(RColorBrewer)
#colors <- brewer.pal(length(targetgenelist), "Set1")

colors=c( "#E41A1C", "#377EB8", "#4DAF4A", "#984EA3", "#FF7F00",  "#A65628", "#F781BF",
          "#999999", "#66C2A5", "#FC8D62", "#8DA0CB", "#E78AC3", "#A6D854", "#FFD92F", "#E5C494", "#B3B3B3", 
          "#8DD3C7", "#FFFFB3", "#BEBADA", "#FB8072", "#80B1D3", "#FDB462", "#B3DE69", "#FCCDE5",
          "#D9D9D9", "#BC80BD", "#CCEBC5", "#FFED6F")


## code

targetmatvec=unlist(targetmat)+1
yrange=range(targetmatvec[targetmatvec>0]);
# yrange[1]=1; # set the minimum value to 1
for(i in 1:length(targetmat)){
  vali=targetmat[[i]]+1;
  if(i==1){
    plot(1:length(vali),vali,type='b',las=1,pch=20,main=paste('sgRNAs in',targetgene),ylab='Read counts',xlab='Samples',xlim=c(0.7,length(vali)+0.3),ylim = yrange,col=colors[(i %% length(colors))],xaxt='n',log='y')
    axis(1,at=1:length(vali),labels=(collabel),las=2)
    # lines(0:100,rep(1,101),col='black');
  }else{
    lines(1:length(vali),vali,type='b',pch=20,col=colors[(i %% length(colors))])
  }
}




# parameters
# Do not modify the variables beginning with "__"
targetmat=list(c(128.3379200293354,109.84125115582631,186.1628587582808,108.33263979321185,402.5361936306158,886.7407172069315,241.68962960209106,207.41392535101497),c(62.24773366692315,76.23310714546155,30.624193215647924,23.669316257340405,84.42248437845743,209.10043113176553,383.23694255630375,195.05150595923263),c(107.58867547369434,159.84361175661292,42.71269053761421,81.93224858310141,63.62274185043168,85.18906453516374,120.36336135562303,223.89715120672477),c(309.70168725642014,328.70404263795785,129.74987125577147,135.64338932091232,348.70156591101977,367.8618695836616,308.13020507039494,276.09403308313915),c(268.20319814513806,172.9589850289504,161.98586411434823,116.525864651522,188.42119701858613,298.16172587307307,151.17638186266254,306.31328048527376),c(357.3481006804848,365.59102996640695,394.08501269610093,241.24495416135414,869.9186433780178,788.6442186512885,487.230886767562,803.5572604658527))
targetgene="Mgat2"
collabel=c("AR2466_SP","AR2467_SP","AR2468_SP","AR2469_SP","AR2480_SP","AR2481_SP","AR2482_SP","AR2483_SP")

# set up color using RColorBrewer
#library(RColorBrewer)
#colors <- brewer.pal(length(targetgenelist), "Set1")

colors=c( "#E41A1C", "#377EB8", "#4DAF4A", "#984EA3", "#FF7F00",  "#A65628", "#F781BF",
          "#999999", "#66C2A5", "#FC8D62", "#8DA0CB", "#E78AC3", "#A6D854", "#FFD92F", "#E5C494", "#B3B3B3", 
          "#8DD3C7", "#FFFFB3", "#BEBADA", "#FB8072", "#80B1D3", "#FDB462", "#B3DE69", "#FCCDE5",
          "#D9D9D9", "#BC80BD", "#CCEBC5", "#FFED6F")


## code

targetmatvec=unlist(targetmat)+1
yrange=range(targetmatvec[targetmatvec>0]);
# yrange[1]=1; # set the minimum value to 1
for(i in 1:length(targetmat)){
  vali=targetmat[[i]]+1;
  if(i==1){
    plot(1:length(vali),vali,type='b',las=1,pch=20,main=paste('sgRNAs in',targetgene),ylab='Read counts',xlab='Samples',xlim=c(0.7,length(vali)+0.3),ylim = yrange,col=colors[(i %% length(colors))],xaxt='n',log='y')
    axis(1,at=1:length(vali),labels=(collabel),las=2)
    # lines(0:100,rep(1,101),col='black');
  }else{
    lines(1:length(vali),vali,type='b',pch=20,col=colors[(i %% length(colors))])
  }
}




# parameters
# Do not modify the variables beginning with "__"
targetmat=list(c(434.19715459026645,281.9805253552556,588.3068696690259,414.2130345034571,698.6266460883941,171.6688724723754,417.9015906267232,505.48559290843383),c(74.54358229248822,63.117733873124074,99.93157786158797,75.5597403599713,111.33979823825544,198.77448391538204,90.51324773942852,28.845645247492147),c(530.2584719774935,572.9778698352433,464.1982971635054,359.59153544805616,954.3411277564752,592.4512215400023,1111.1945520351119,725.2619376512312),c(350.43168582860443,404.9371497834194,305.43603233501483,335.92221919071574,559.1460197239861,789.9349620533364,726.0317956971181,429.93747440309727),c(180.59527668798694,113.12009447391068,174.88026125777893,173.878438659693,324.2312805839307,539.530742056037,414.0499630633432,329.664517114196),c(184.437729383476,185.25464747176676,327.19532751455415,268.5557036890546,944.5530136256396,162.63366865803985,1033.199093876668,1193.660272384318))
targetgene="Rpn2"
collabel=c("AR2466_SP","AR2467_SP","AR2468_SP","AR2469_SP","AR2480_SP","AR2481_SP","AR2482_SP","AR2483_SP")

# set up color using RColorBrewer
#library(RColorBrewer)
#colors <- brewer.pal(length(targetgenelist), "Set1")

colors=c( "#E41A1C", "#377EB8", "#4DAF4A", "#984EA3", "#FF7F00",  "#A65628", "#F781BF",
          "#999999", "#66C2A5", "#FC8D62", "#8DA0CB", "#E78AC3", "#A6D854", "#FFD92F", "#E5C494", "#B3B3B3", 
          "#8DD3C7", "#FFFFB3", "#BEBADA", "#FB8072", "#80B1D3", "#FDB462", "#B3DE69", "#FCCDE5",
          "#D9D9D9", "#BC80BD", "#CCEBC5", "#FFED6F")


## code

targetmatvec=unlist(targetmat)+1
yrange=range(targetmatvec[targetmatvec>0]);
# yrange[1]=1; # set the minimum value to 1
for(i in 1:length(targetmat)){
  vali=targetmat[[i]]+1;
  if(i==1){
    plot(1:length(vali),vali,type='b',las=1,pch=20,main=paste('sgRNAs in',targetgene),ylab='Read counts',xlab='Samples',xlim=c(0.7,length(vali)+0.3),ylim = yrange,col=colors[(i %% length(colors))],xaxt='n',log='y')
    axis(1,at=1:length(vali),labels=(collabel),las=2)
    # lines(0:100,rep(1,101),col='black');
  }else{
    lines(1:length(vali),vali,type='b',pch=20,col=colors[(i %% length(colors))])
  }
}




# parameters
# Do not modify the variables beginning with "__"
targetmat=list(c(99.90377008271618,81.1513721225881,120.88497321966287,142.01589754404245,223.90311074286532,43.885275669629806,127.10370959153792,108.51457021675618),c(242.8430103549101,118.03835945103722,106.37877643330332,60.083648960941034,352.3721087100831,114.87616278226625,237.83800203871112,249.99559214493195),c(196.73357800904108,186.89406913080896,193.4159571514606,110.15335642839189,461.26487841562965,356.24517896523014,254.20741918307584,148.34903270138818),c(345.05225205491973,277.88197120765017,411.81480876831813,476.11740009957816,724.3204456818376,713.7811013325082,484.3421660950271,560.4296790941331),c(258.2128211368664,109.02154032630521,100.73747768305239,193.90632164667332,425.78296469135046,384.6415338102847,192.58137816899685,291.20365678420643),c(100.67226062181399,76.23310714546155,90.26078000401493,155.67127230789268,193.31525408400395,223.29860855429283,351.46101515841923,146.9754305467457))
targetgene="Alg9"
collabel=c("AR2466_SP","AR2467_SP","AR2468_SP","AR2469_SP","AR2480_SP","AR2481_SP","AR2482_SP","AR2483_SP")

# set up color using RColorBrewer
#library(RColorBrewer)
#colors <- brewer.pal(length(targetgenelist), "Set1")

colors=c( "#E41A1C", "#377EB8", "#4DAF4A", "#984EA3", "#FF7F00",  "#A65628", "#F781BF",
          "#999999", "#66C2A5", "#FC8D62", "#8DA0CB", "#E78AC3", "#A6D854", "#FFD92F", "#E5C494", "#B3B3B3", 
          "#8DD3C7", "#FFFFB3", "#BEBADA", "#FB8072", "#80B1D3", "#FDB462", "#B3DE69", "#FCCDE5",
          "#D9D9D9", "#BC80BD", "#CCEBC5", "#FFED6F")


## code

targetmatvec=unlist(targetmat)+1
yrange=range(targetmatvec[targetmatvec>0]);
# yrange[1]=1; # set the minimum value to 1
for(i in 1:length(targetmat)){
  vali=targetmat[[i]]+1;
  if(i==1){
    plot(1:length(vali),vali,type='b',las=1,pch=20,main=paste('sgRNAs in',targetgene),ylab='Read counts',xlab='Samples',xlim=c(0.7,length(vali)+0.3),ylim = yrange,col=colors[(i %% length(colors))],xaxt='n',log='y')
    axis(1,at=1:length(vali),labels=(collabel),las=2)
    # lines(0:100,rep(1,101),col='black');
  }else{
    lines(1:length(vali),vali,type='b',pch=20,col=colors[(i %% length(colors))])
  }
}




# parameters
# Do not modify the variables beginning with "__"
targetmat=list(c(789.2397836534578,716.4272650014343,615.7074635988162,863.9300433929249,671.709332228596,1150.0523712247104,928.2422427745648,1234.8683370235924),c(556.3871503068193,453.3000887251638,381.9965153741346,401.4680180571969,1120.739067980681,353.6636921611343,1241.1869822991848,1207.3962939307428),c(559.4611124632106,614.7831221408189,411.81480876831813,416.0337511386371,418.44187909322375,1323.0119870991336,608.5571550140301,604.3849480426926),c(673.9662027887853,555.7639424153003,705.9682436028311,663.6512135231214,779.3785876677881,979.6742421543829,1453.0264982850813,901.083013445469),c(202.1130117827258,181.9758041536824,190.1923578656029,221.21707117437379,265.50259579891684,613.1031159727693,756.8448162041576,129.11860253639344),c(310.47017779551794,481.98996775840203,478.7044939498649,379.6194184350365,690.0620462239128,1346.2453683359965,551.745648454176,743.1187656615834))
targetgene="Edem3"
collabel=c("AR2466_SP","AR2467_SP","AR2468_SP","AR2469_SP","AR2480_SP","AR2481_SP","AR2482_SP","AR2483_SP")

# set up color using RColorBrewer
#library(RColorBrewer)
#colors <- brewer.pal(length(targetgenelist), "Set1")

colors=c( "#E41A1C", "#377EB8", "#4DAF4A", "#984EA3", "#FF7F00",  "#A65628", "#F781BF",
          "#999999", "#66C2A5", "#FC8D62", "#8DA0CB", "#E78AC3", "#A6D854", "#FFD92F", "#E5C494", "#B3B3B3", 
          "#8DD3C7", "#FFFFB3", "#BEBADA", "#FB8072", "#80B1D3", "#FDB462", "#B3DE69", "#FCCDE5",
          "#D9D9D9", "#BC80BD", "#CCEBC5", "#FFED6F")


## code

targetmatvec=unlist(targetmat)+1
yrange=range(targetmatvec[targetmatvec>0]);
# yrange[1]=1; # set the minimum value to 1
for(i in 1:length(targetmat)){
  vali=targetmat[[i]]+1;
  if(i==1){
    plot(1:length(vali),vali,type='b',las=1,pch=20,main=paste('sgRNAs in',targetgene),ylab='Read counts',xlab='Samples',xlim=c(0.7,length(vali)+0.3),ylim = yrange,col=colors[(i %% length(colors))],xaxt='n',log='y')
    axis(1,at=1:length(vali),labels=(collabel),las=2)
    # lines(0:100,rep(1,101),col='black');
  }else{
    lines(1:length(vali),vali,type='b',pch=20,col=colors[(i %% length(colors))])
  }
}



dev.off()
Sweave("SP_cd19.15m_v_egfr.15m_summary.Rnw");
library(tools);

texi2dvi("SP_cd19.15m_v_egfr.15m_summary.tex",pdf=TRUE);
